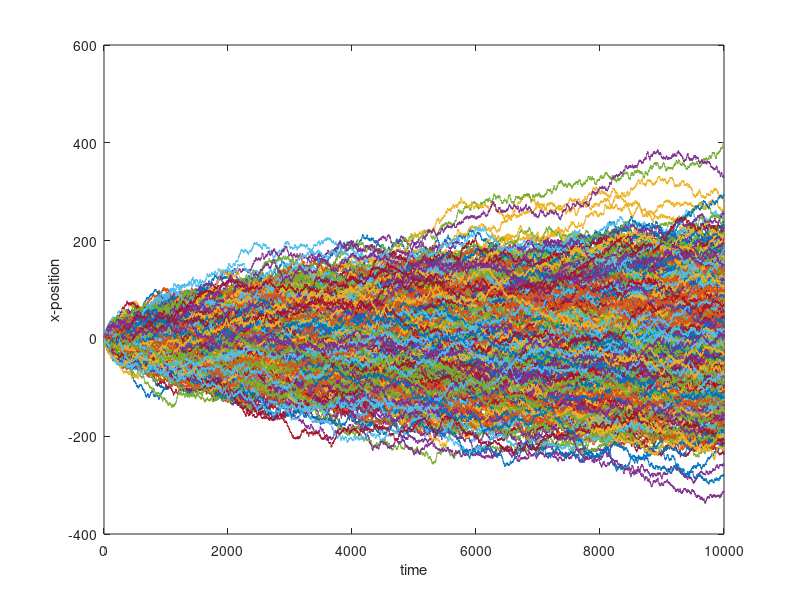
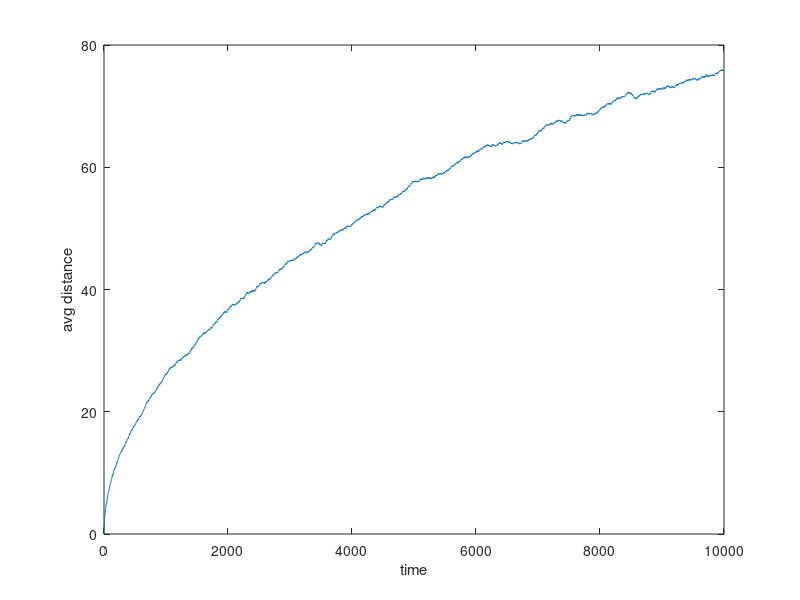
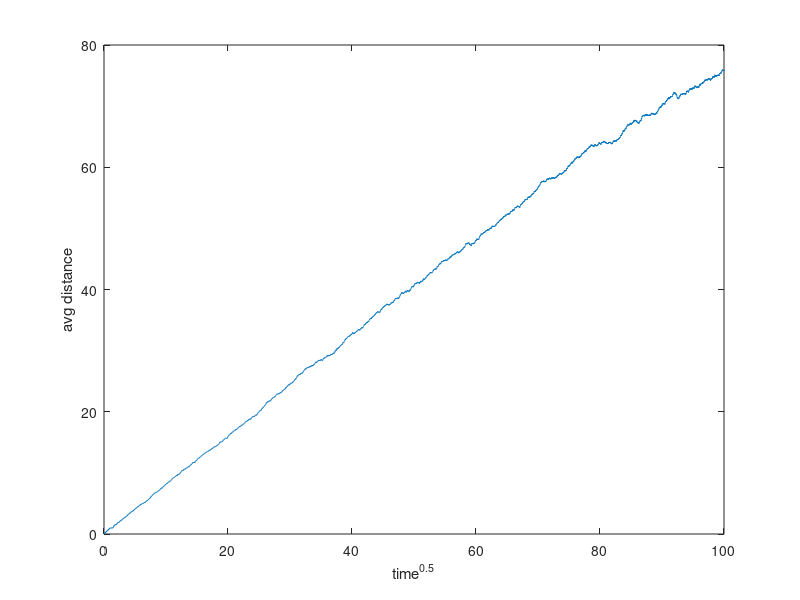

Write MATLAB code to recreate these figures, in order.
%% Random walk 
% 2024.02.25
% Ju Song
% KENTECH

% Contents
% (1) Config 
% (2) 2D Random walk (to visualize)
% (3) 1D Random walk (to analyze)

clear; clc; close all
%% Config
dx = 1;
dt = 1;

N = 10^3; % number of random walkers
t_end = 10000; % time period to simulate
t_vec = 0:dt:t_end;
M = length(t_vec);


%% 1D Random walk

% initialize
x_mat = zeros(N,M);

% random walks
% time step loop
for m = 1:M
    
    % generate random walk for N particles
    dx_now = dx*(2*unidrnd(2,N,1)-3);
    
    % calculate position
    if m ==1
       x_mat(:,m) = zeros(N,1);
    else
        x_mat(:,m) = x_mat(:,m-1) + dx_now;
    end
end


% analyze: average distance
figure(5)
plot(t_vec,x_mat)
xlabel('time')
ylabel('x-position')

d_mat = sqrt(x_mat.^2);
d_avg = mean(d_mat,1);
figure(6) 
plot(t_vec,d_avg)
xlabel('time')
ylabel('avg distance')

figure(7) 
plot(t_vec.^0.5,d_avg)
xlabel('time^{0.5}')
ylabel('avg distance')

